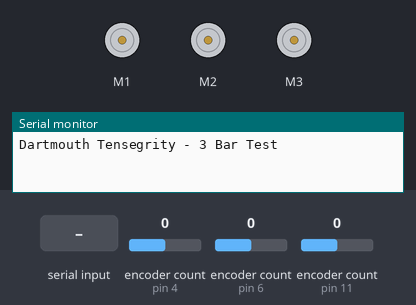
The sketch below on a simulated Arduino Uno, built with avr-gcc and run on an emulated ATmega328P. On the bench: 3 × DC motor (green arrow = forward, orange = backward, longer = faster), the last lines printed to the serial monitor. Inputs (shaded band) come from the test bench; at power-on: encoder count (sensors on pin 4, pin 6, pin 11) 0.

Above: at 1.2 s.
1.3 s: "90,45\n" received over Serial
At 1.9 s:
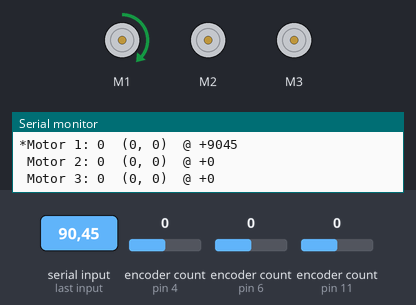
2.8 s: byte 98 ('b') received over Serial
At 3.3 s:
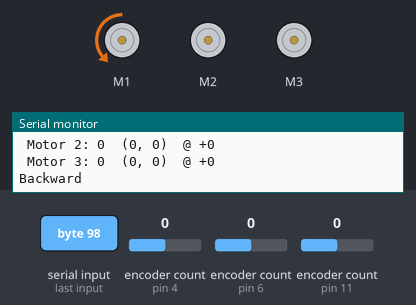
4.3 s: "f,45\n" received over Serial
At 5.5 s:
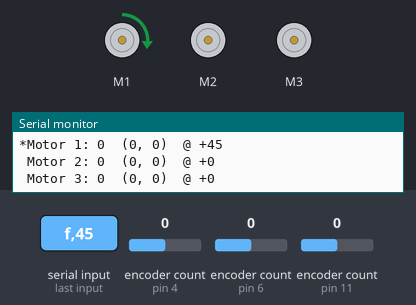
5.8 s: "w90\n" received over Serial
At 6.7 s:
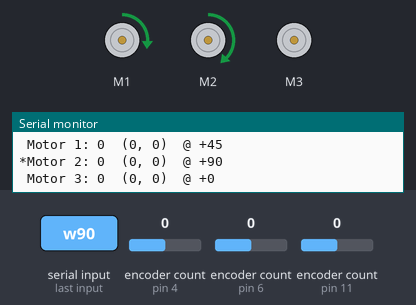
7.3 s: "30,150\n" received over Serial
At 7.7 s:
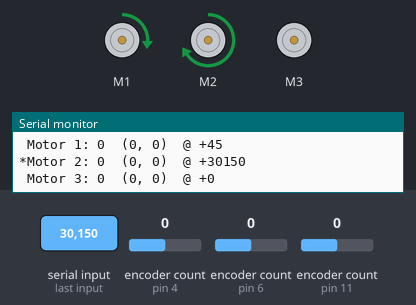
8.8 s: "200\n" received over Serial
At 9.9 s:
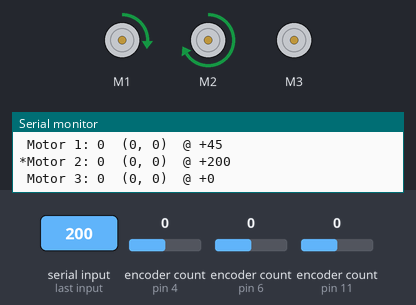
Timing chart, 0 to 11.3 s (numbered marks = the images above; inputs shaded):
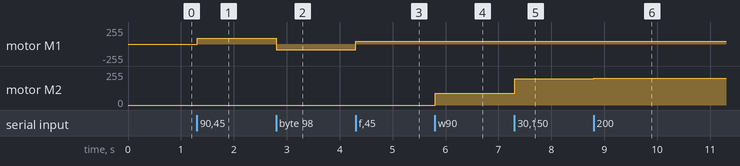

Measured:
- after the input at 1.3 s, motor M1: stopped → forward 85/255 at once
- after the input at 2.8 s, motor M1: forward 85/255 → backward 85/255 at once
- after the input at 4.3 s, motor M1: backward 85/255 → forward 45/255 at once
- after the input at 5.8 s, motor M2: stopped → forward 90/255 at once
- after the input at 7.3 s, motor M2: forward 90/255 → forward 198/255 at once
- after the input at 8.8 s, motor M2: forward 198/255 → forward 200/255 at once

The sketch:

2020-01-quadshieldattempt1.ino
```cpp
#include <Encoder.h>
#include <Wire.h>
#include <Adafruit_MotorShield.h>

//
// Serial control sketch of a 3 bar tensegrity.
//
// Controls:
//    Usage: enter commands in serial monitor.
//    'q', 'w', 'e' - select motor 1/2/3
//    'a', 's'      - set lower/upper bound of selected motor
//    <number>      - set speed of selected motor
//    'f', 'b'      - set direction (forward / backward) of selected motor
//
//    System status will be printed after every newline
//       > Note: ensure baud rate in serial monitor is 19200

// Pins that the encoder is attached to.
#define ENCODER_A1 11
#define ENCODER_B1 12
#define ENCODER_A2   4
#define ENCODER_B2   3
#define ENCODER_A3   6
#define ENCODER_B3   7

// Speeds of the 3 motors
int16_t speed1 = 0;
int16_t speed2 = 0;
int16_t speed3 = 0;

// Serial input buffer
String inString = "";

// Create the motor shield object with the default I2C address
Adafruit_MotorShield AFMS = Adafruit_MotorShield();

// Select which 'port' M1, M2, M3 or M4. In this case, M1
Adafruit_DCMotor *motor1 = AFMS.getMotor(1);
Adafruit_DCMotor *motor2 = AFMS.getMotor(2);
Adafruit_DCMotor *motor3 = AFMS.getMotor(3);

Encoder enc1(ENCODER_A1, ENCODER_B1);
Encoder enc2(ENCODER_A2, ENCODER_B2);
Encoder enc3(ENCODER_A3, ENCODER_B3);

int counts1 = 0;
int counts2 = 0;
int counts3 = 0;
uint8_t dir1 = FORWARD;
uint8_t dir2 = FORWARD;
uint8_t dir3 = FORWARD;
int min1 = 0;
int min2 = 0;
int min3 = 0;
int max1 = 0;
int max2 = 0;
int max3 = 0;
int* selected_min = &min1;
int* selected_max = &max1;
int* selected_count = &counts1;

Adafruit_DCMotor *selectedMotor = motor1;
uint8_t *selectedDir = &dir1;
int16_t *selectedSpeed = &speed1;

// FOR FUTURE WORK - sets the encoder so that 0 is the midpoint of the
//                   range of the mechanism
//
//void setBounds() {
//  int enc1Range = max1 - min1;
//  int curPos = counts1 - (min1 / 2 + max1 / 2);
//  max1 = enc1Range / 2;
//  min1 = -max1;
//  enc1.write(curPos);
//}

void setup() {
  Serial.begin(19200);
  while(!Serial) {
    ;
  }
  Serial.println("Dartmouth Tensegrity - 3 Bar Test");

  AFMS.begin();

  motor1->setSpeed(0);
  motor2->setSpeed(0);
  motor3->setSpeed(0);

  motor1->run(FORWARD);
  motor2->run(FORWARD);
  motor3->run(FORWARD);

  // Zero out the encoder
  enc1.write(0);
  enc2.write(0);
  enc3.write(0);
}

void loop() {

  counts1 = enc1.read();
  counts2 = enc2.read();
  counts3 = enc3.read();

  if (Serial.available() > 0) {
    int inChar = Serial.read();

    if( (char) inChar == 'f') {
      *selectedDir = FORWARD;
      selectedMotor->run(*selectedDir);
      Serial.println("Forward");
    }
    if( (char) inChar == 'b') {
      *selectedDir = BACKWARD;
      selectedMotor->run(*selectedDir);
      Serial.println("Backward");
    }

    if( (char) inChar == 'q') {
      selectedMotor = motor1;
      selectedDir = &dir1;
      selectedSpeed = &speed1;
      selected_min = &min1;
      selected_max = &max1;
      selected_count = &counts1;
      Serial.println("Motor 1 Selected");
    }
    if( (char) inChar == 'w') {
      selectedMotor = motor2;
      selectedDir = &dir2;
      selectedSpeed = &speed2;
      selected_min = &min2;
      selected_max = &max2;
      selected_count = &counts2;
      Serial.println("Motor 2 Selected");
    }
    if( (char) inChar == 'e') {
      selectedMotor = motor3;
      selectedDir = &dir3;
      selectedSpeed = &speed3;
      selected_min = &min3;
      selected_max = &max3;
      selected_count = &counts3;
      Serial.println("Motor 3 Selected");
    }

    if( (char) inChar == 'a') {
      *selected_min = *selected_count;
    }
    if( (char) inChar == 's') {
      *selected_max = *selected_count;
    }

    if (isDigit(inChar)) {
      inString += (char) inChar;
    }
    if(inChar == '\n') {

      if(inString.length() > 0) {
        Serial.print("Receieved Speed: ");
        Serial.println(inString.toInt());
        *selectedSpeed = inString.toInt();
        selectedMotor->setSpeed(*selectedSpeed);
        inString = "";
      }
      print_status();
    }
  }
}

void print_motor_status(int i, Adafruit_DCMotor* motor, uint8_t dir, int count, int16_t motorSpeed, int count_min, int count_max) {
  if (motor == selectedMotor)
    Serial.print("*");
  else
    Serial.print(" ");

  Serial.print("Motor ");
  Serial.print(i);
  Serial.print(": ");
  Serial.print(count);
  Serial.print("  (");
  Serial.print(count_min);
  Serial.print(", ");
  Serial.print(count_max);
  Serial.print(") ");
  Serial.print(" @ ");

  if (dir == FORWARD)
    Serial.print("+");
  else
    Serial.print("-");

  Serial.println(motorSpeed);
}

void print_status() {
  print_motor_status(1, motor1, dir1, counts1, speed1, min1, max1);
  print_motor_status(2, motor2, dir2, counts2, speed2, min2, max2);
  print_motor_status(3, motor3, dir3, counts3, speed3, min3, max3);
}
```

serial_interface.ino
```cpp
//void print_motor_status(int i, Adafruit_DCMotor* motor, uint8_t dir, int count, int16_t motorSpeed, int count_min, int count_max) {
//  if (motor == selectedMotor)
//    Serial.print("*");
//  else
//    Serial.print(" ");
//
//  Serial.print("Motor ");
//  Serial.print(i);
//  Serial.print(": ");
//  Serial.print(count);
//  Serial.print("  (");
//  Serial.print(count_min);
//  Serial.print(", ");
//  Serial.print(count_max);
//  Serial.print(") ");
//  Serial.print(" @ ");
//
//  if (dir == FORWARD)
//    Serial.print("+");
//  else
//    Serial.print("-");
//
//  Serial.println(motorSpeed);
//}
//
//
//void print_status() {
//  print_motor_status(1, motor1, dir1, counts1, speed1, min1, max1);
//  print_motor_status(2, motor2, dir2, counts2, speed2, min2, max2);
//  print_motor_status(3, motor3, dir3, counts3, speed3, min3, max3);
//}
```
